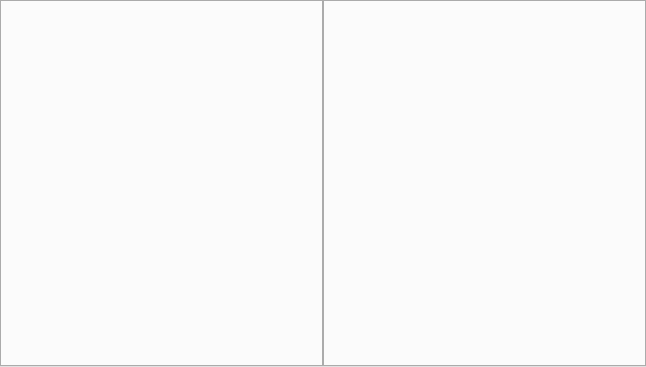
<?xml version="1.0" encoding="UTF-8"?>
<ui version="4.0">
 <class>ControlPanel</class>
 <widget class="QWidget" name="ControlPanel">
  <property name="geometry">
   <rect>
    <x>0</x>
    <y>0</y>
    <width>646</width>
    <height>367</height>
   </rect>
  </property>
  <property name="windowTitle">
   <string>Form</string>
  </property>
  <layout class="QVBoxLayout" name="verticalLayout">
   <property name="spacing">
    <number>0</number>
   </property>
   <property name="leftMargin">
    <number>0</number>
   </property>
   <property name="topMargin">
    <number>0</number>
   </property>
   <property name="rightMargin">
    <number>0</number>
   </property>
   <property name="bottomMargin">
    <number>0</number>
   </property>
   <item>
    <widget class="QSplitter" name="splitter">
     <property name="lineWidth">
      <number>0</number>
     </property>
     <property name="orientation">
      <enum>Qt::Orientation::Horizontal</enum>
     </property>
     <property name="handleWidth">
      <number>0</number>
     </property>
     <property name="childrenCollapsible">
      <bool>false</bool>
     </property>
     <widget class="QTabWidget" name="configWidget">
      <property name="currentIndex">
       <number>-1</number>
      </property>
      <property name="tabsClosable">
       <bool>true</bool>
      </property>
     </widget>
     <widget class="QTabWidget" name="dataViewerWidget">
      <property name="currentIndex">
       <number>-1</number>
      </property>
      <property name="tabsClosable">
       <bool>true</bool>
      </property>
     </widget>
    </widget>
   </item>
  </layout>
 </widget>
 <resources/>
 <connections/>
</ui>
